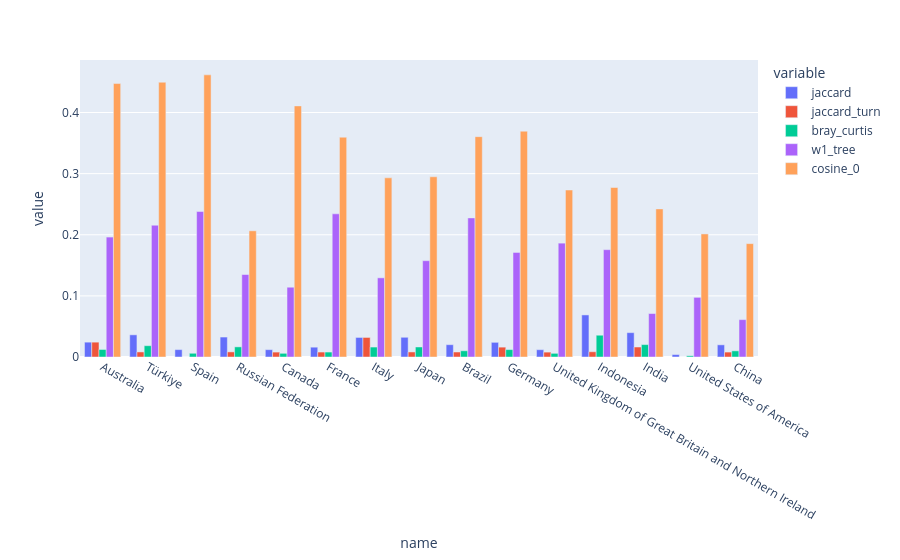

The code cell stored with this chart in its notebook:
### Code cell
px.bar(df_stats.loc[uf.top_n_countries_by_articles(15)], x="name", y=metrics, barmode="group")

### Figure 1 — Plotly figure (JSON) as saved in the notebook; plotly's stock layout.template omitted (floating-point values rounded to 4 significant figures)
{"data": [{"alignmentgroup": "True", "hovertemplate": "variable=jaccard<br>name=%{x}<br>value=%{y}<extra></extra>", "legendgroup": "jaccard", "marker": {"color": "#636efa", "pattern": {"shape": ""}}, "name": "jaccard", "offsetgroup": "jaccard", "orientation": "v", "showlegend": true, "textposition": "auto", "x": ["Australia", "Türkiye", "Spain", "Russian Federation", "Canada", "France", "Italy", "Japan", "Brazil", "Germany", "United Kingdom of Great Britain and Northern Ireland", "Indonesia", "India", "United States of America", "China"], "xaxis": "x", "y": [0.02429, 0.03629, 0.0121, 0.03265, 0.012, 0.01606, 0.032, 0.03226, 0.02016, 0.024, 0.01195, 0.06883, 0.03984, 0.003984, 0.01992], "yaxis": "y", "type": "bar"}, {"alignmentgroup": "True", "hovertemplate": "variable=jaccard_turn<br>name=%{x}<br>value=%{y}<extra></extra>", "legendgroup": "jaccard_turn", "marker": {"color": "#EF553B", "pattern": {"shape": ""}}, "name": "jaccard_turn", "offsetgroup": "jaccard_turn", "orientation": "v", "showlegend": true, "textposition": "auto", "x": ["Australia", "Türkiye", "Spain", "Russian Federation", "Canada", "France", "Italy", "Japan", "Brazil", "Germany", "United Kingdom of Great Britain and Northern Ireland", "Indonesia", "India", "United States of America", "China"], "xaxis": "x", "y": [0.02429, 0.008299, 0.0, 0.008368, 0.008032, 0.008097, 0.032, 0.008264, 0.008163, 0.01613, 0.008, 0.008621, 0.01633, 0.0, 0.008065], "yaxis": "y", "type": "bar"}, {"alignmentgroup": "True", "hovertemplate": "variable=bray_curtis<br>name=%{x}<br>value=%{y}<extra></extra>", "legendgroup": "bray_curtis", "marker": {"color": "#00cc96", "pattern": {"shape": ""}}, "name": "bray_curtis", "offsetgroup": "bray_curtis", "orientation": "v", "showlegend": true, "textposition": "auto", "x": ["Australia", "Türkiye", "Spain", "Russian Federation", "Canada", "France", "Italy", "Japan", "Brazil", "Germany", "United Kingdom of Great Britain and Northern Ireland", "Indonesia", "India", "United States of America", "China"], "xaxis": "x", "y": [0.0123, 0.01848, 0.006085, 0.0166, 0.006036, 0.008097, 0.01626, 0.01639, 0.01018, 0.01215, 0.006012, 0.03564, 0.02033, 0.001996, 0.01006], "yaxis": "y", "type": "bar"}, {"alignmentgroup": "True", "hovertemplate": "variable=w1_tree<br>name=%{x}<br>value=%{y}<extra></extra>", "legendgroup": "w1_tree", "marker": {"color": "#ab63fa", "pattern": {"shape": ""}}, "name": "w1_tree", "offsetgroup": "w1_tree", "orientation": "v", "showlegend": true, "textposition": "auto", "x": ["Australia", "Türkiye", "Spain", "Russian Federation", "Canada", "France", "Italy", "Japan", "Brazil", "Germany", "United Kingdom of Great Britain and Northern Ireland", "Indonesia", "India", "United States of America", "China"], "xaxis": "x", "y": [0.1962, 0.2156, 0.238, 0.1349, 0.1142, 0.2342, 0.1295, 0.1576, 0.2276, 0.171, 0.1863, 0.1756, 0.07112, 0.09757, 0.06114], "yaxis": "y", "type": "bar"}, {"alignmentgroup": "True", "hovertemplate": "variable=cosine_0<br>name=%{x}<br>value=%{y}<extra></extra>", "legendgroup": "cosine_0", "marker": {"color": "#FFA15A", "pattern": {"shape": ""}}, "name": "cosine_0", "offsetgroup": "cosine_0", "orientation": "v", "showlegend": true, "textposition": "auto", "x": ["Australia", "Türkiye", "Spain", "Russian Federation", "Canada", "France", "Italy", "Japan", "Brazil", "Germany", "United Kingdom of Great Britain and Northern Ireland", "Indonesia", "India", "United States of America", "China"], "xaxis": "x", "y": [0.4474, 0.4495, 0.4616, 0.2064, 0.4108, 0.3596, 0.2932, 0.2948, 0.3605, 0.3694, 0.2732, 0.2773, 0.2423, 0.2013, 0.1855], "yaxis": "y", "type": "bar"}], "layout": {"xaxis": {"anchor": "y", "domain": [0.0, 1.0], "title": {"text": "name"}}, "yaxis": {"anchor": "x", "domain": [0.0, 1.0], "title": {"text": "value"}}, "legend": {"title": {"text": "variable"}, "tracegroupgap": 0}, "margin": {"t": 60}, "barmode": "group"}}
